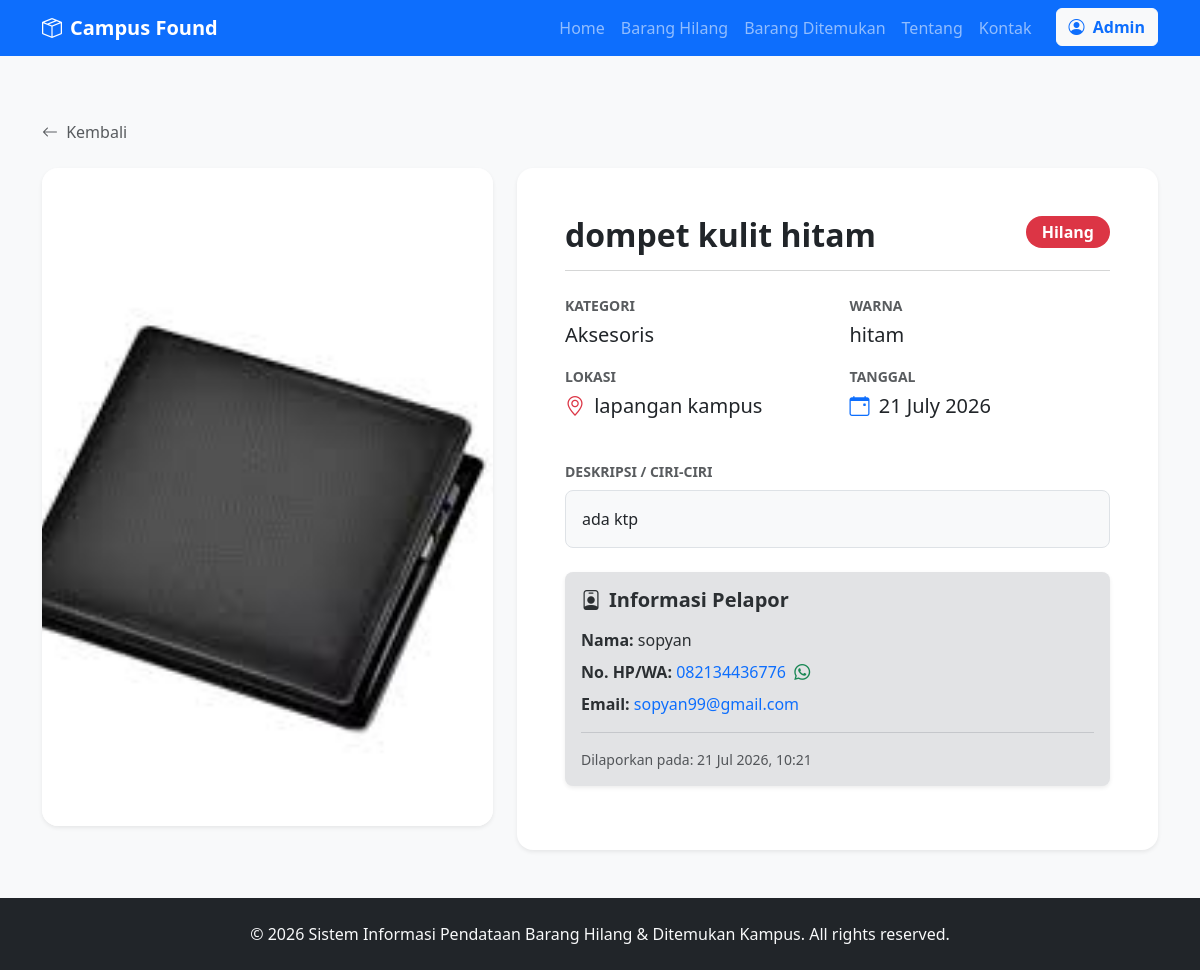
The page /barang/2 on the database its author committed.
### models/models.py (models this page shows)
class Barang(db.Model):
    __tablename__ = 'barang'
    id = db.Column(db.Integer, primary_key=True)
    nama_barang = db.Column(db.String(200), nullable=False)
    kategori_id = db.Column(db.Integer, db.ForeignKey('kategori.id'), nullable=True)
    warna = db.Column(db.String(50))
    lokasi = db.Column(db.String(200), nullable=False)
    tanggal = db.Column(db.Date, nullable=False)
    deskripsi = db.Column(db.Text)
    status = db.Column(db.String(20), nullable=False) # 'Hilang' atau 'Ditemukan'
    foto = db.Column(db.String(255))
    laporan = db.relationship('Laporan', backref='barang', lazy=True, cascade="all, delete-orphan")

class Kategori(db.Model):
    __tablename__ = 'kategori'
    id = db.Column(db.Integer, primary_key=True)
    nama_kategori = db.Column(db.String(100), nullable=False)
    barang = db.relationship('Barang', backref='kategori', lazy=True)

class Laporan(db.Model):
    __tablename__ = 'laporan'
    id = db.Column(db.Integer, primary_key=True)
    barang_id = db.Column(db.Integer, db.ForeignKey('barang.id'), nullable=False)
    nama_pelapor = db.Column(db.String(150), nullable=False)
    email = db.Column(db.String(150))
    no_hp = db.Column(db.String(20), nullable=False)
    tanggal_lapor = db.Column(db.DateTime, default=datetime.utcnow)
    keterangan = db.Column(db.Text)

### routes/public.py (the view)
@public_bp.route('/barang/<int:id>')
def detail_barang(id):
    barang = Barang.query.get_or_404(id)
    return render_template('public/detail_barang.html', barang=barang)

### templates/public/detail_barang.html (shortened to what this page needs)
{% extends 'public/base.html' %}
{% block content %}
<div class="container py-5">
    <div class="row mb-4">
        <div class="col-12">
            <a href="javascript:history.back()" class="text-decoration-none text-muted">
                <i class="bi bi-arrow-left me-1"></i> Kembali
            </a>
        </div>
    </div>
    <div class="row">
        <div class="col-md-5 mb-4">
            <div class="card border-0 shadow-sm rounded-4 overflow-hidden h-100">
                {% if barang.foto %}
                    <img src="{{ url_for('static', filename='uploads/' ~ barang.foto) }}" class="img-fluid w-100 h-100 object-fit-cover" alt="{{ barang.nama_barang }}">
                {% endif %}
            </div>
        </div>
        <div class="col-md-7">
            <div class="card border-0 shadow-sm rounded-4 h-100">
                <div class="card-body p-4 p-md-5">
                    <div class="d-flex align-items-start justify-content-between mb-3">
                        <h2 class="fw-bold mb-0">{{ barang.nama_barang }}</h2>
                        <span class="badge rounded-pill {% if barang.status == 'Hilang' %}bg-danger{% else %}bg-success{% endif %} fs-6 px-3 py-2">
                            {{ barang.status }}
                        </span>
                    </div>
                    <hr class="text-muted opacity-25">
                    <div class="row mb-4 mt-4">
                        <div class="col-sm-6 mb-3">
                            <div class="text-muted small text-uppercase fw-bold mb-1">Kategori</div>
                            <div class="fs-5">{{ barang.kategori.nama_kategori if barang.kategori else '-' }}</div>
                        </div>
                        <div class="col-sm-6 mb-3">
                            <div class="text-muted small text-uppercase fw-bold mb-1">Warna</div>
                            <div class="fs-5">{{ barang.warna or '-' }}</div>
                        </div>
                        <div class="col-sm-6 mb-3">
                            <div class="text-muted small text-uppercase fw-bold mb-1">Lokasi</div>
                            <div class="fs-5"><i class="bi bi-geo-alt me-1 text-danger"></i> {{ barang.lokasi }}</div>
                        </div>
                        <div class="col-sm-6 mb-3">
                            <div class="text-muted small text-uppercase fw-bold mb-1">Tanggal</div>
                            <div class="fs-5"><i class="bi bi-calendar-event me-1 text-primary"></i> {{ barang.tanggal.strftime('%d %B %Y') }}</div>
                        </div>
                    </div>
                    <div class="mb-4">
                        <div class="text-muted small text-uppercase fw-bold mb-2">Deskripsi / Ciri-Ciri</div>
                        <div class="p-3 bg-light rounded-3 border">
                            {{ barang.deskripsi or 'Tidak ada deskripsi tambahan.' }}
                        </div>
                    </div>
                    {% if barang.laporan %}
                        {% set laporan = barang.laporan[0] %}
                        <div class="alert alert-secondary border-0 shadow-sm rounded-3 mt-4">
                            <h5 class="fw-bold mb-3"><i class="bi bi-person-badge me-2"></i>Informasi Pelapor</h5>
                            <ul class="list-unstyled mb-0">
                                <li class="mb-2"><strong>Nama:</strong> {{ laporan.nama_pelapor }}</li>
                                {% if laporan.no_hp %}
                                <li class="mb-2"><strong>No. HP/WA:</strong>
                                    <a href="https://wa.me/{{ laporan.no_hp|replace('+', '')|replace(' ', '')|replace('-', '') }}" target="_blank" class="text-decoration-none">
                                        {{ laporan.no_hp }} <i class="bi bi-whatsapp text-success ms-1"></i>
                                    </a>
                                </li>
                                {% endif %}
                                {% if laporan.email %}
                                <li><strong>Email:</strong> <a href="mailto:{{ laporan.email }}" class="text-decoration-none">{{ laporan.email }}</a></li>
                                {% endif %}
                            </ul>
                            <div class="mt-3 pt-3 border-top border-secondary border-opacity-25 text-muted small">
                                Dilaporkan pada: {{ laporan.tanggal_lapor.strftime('%d %b %Y, %H:%M') }}
                            </div>
                        </div>
                    {% endif %}
                </div>
            </div>
        </div>
    </div>
</div>
{% endblock %}

### templates/public/base.html (style rules this page uses)
body { display: flex; flex-direction: column; min-height: 100vh; background-color: #f8f9fa; }

### rows shown on the page
Barang: foto (picture), nama_barang "dompet kulit hitam", status "Hilang", warna "hitam", lokasi "lapangan kampus", tanggal "21 July 2026", deskripsi "ada ktp"
Kategori: kategori "Aksesoris"
Laporan: nama_pelapor "sopyan", no_hp "082134436776", email "sopyan99@gmail.com", tanggal_lapor "21 Jul 2026, 10:21"
